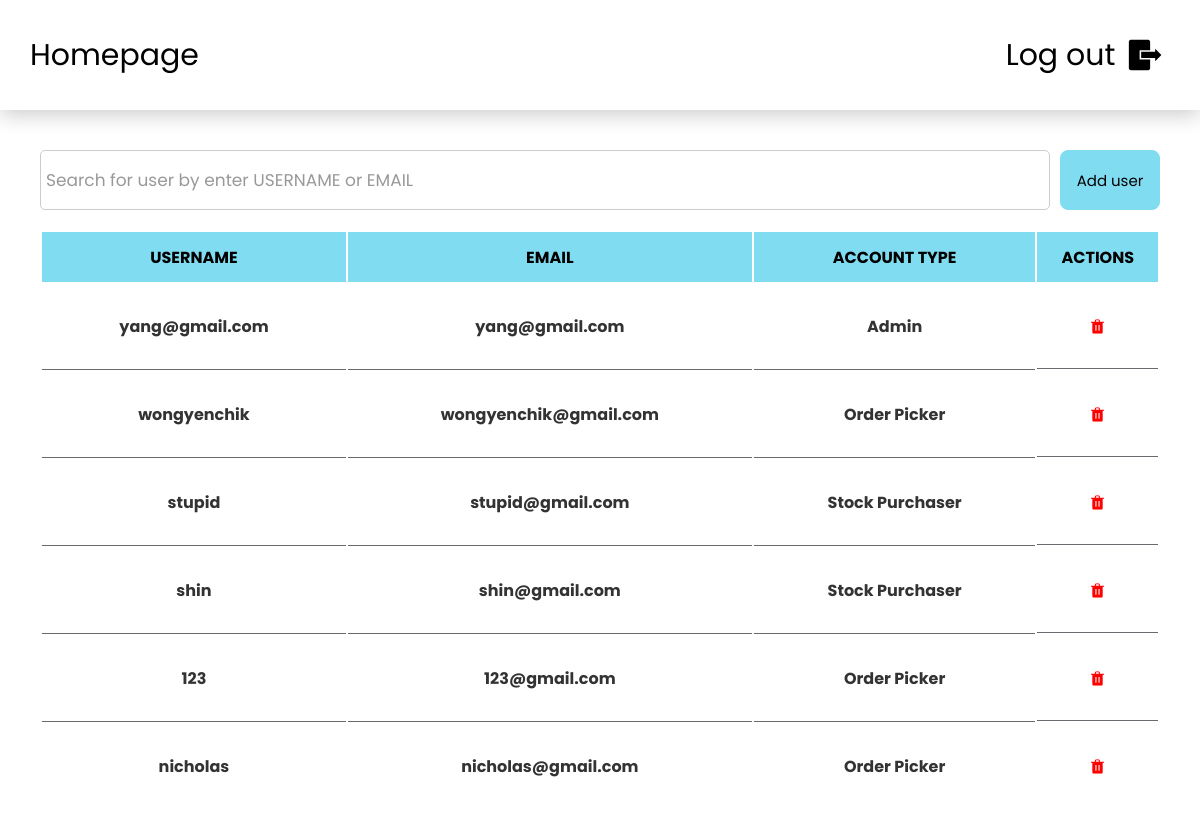
/ (signed in), run on the app's committed database.
### core/models.py (models this page shows, shortened)
class User(AbstractUser):
    email = models.EmailField(unique=True)
    username = models.CharField(max_length= 100)
    account_type = models.CharField(choices=ACCOUNT_TYPE, max_length=30, null=False, blank=False)
    USERNAME_FIELD = "email"
    REQUIRED_FIELDS = ['username']

### core/views.py (the view)
# urls.py: path("", views.index, name="index"),
def index(request):
    if not request.user.is_authenticated:
        return redirect("sign-in")
    form = UserRegisterForm()
    if 'q' in request.GET:
        q = request.GET['q']
        product = Product.objects.filter(Q(product_id__icontains=q) | Q(product_name__icontains=q)).order_by('-stock')
        if not product:  # Check if products queryset is empty
            message1 = "Item not found"
        else:
            message1=""
    else:
        product = Product.objects.all().order_by('-stock')
        message1=""
    if 'a' in request.GET:
        a = request.GET['a']
        user = User.objects.filter(Q(email__icontains=a) | Q(username__icontains=a))
        if not user:  # Check if products queryset is empty
            message = "User not found"
        else:
            message=""
    else:
        user = User.objects.all()
        message=""
    zero_stock_product_ids = Product.objects.filter(stock=0).values('product_id')
    product_list_with_zero_stock = ProductList.objects.filter(
        user=request.user,
        productlistitem__product_id__in=zero_stock_product_ids
    ).distinct()
    print(product_list_with_zero_stock)
    productList = ProductList.objects.filter(user=request.user).exclude(id__in=Subquery(product_list_with_zero_stock.values('id'))).order_by('-time')[:3]
    context = {
        'form' : form,
        'user':user,
        'product':product,
        'productList':productList,
        'message':message,
        'message1':message1,
    }
    return render(request, 'index.html',context)

### core/forms.py
class UserRegisterForm(UserCreationForm):
    username = forms.CharField(widget=forms.TextInput(attrs={"placeholder":"Username"}))
    email = forms.EmailField(widget=forms.EmailInput(attrs={"placeholder":"Email"}))
    password1 = forms.CharField(widget=forms.PasswordInput(attrs={"placeholder":"Password"}))
    password2 = forms.CharField(widget=forms.PasswordInput(attrs={"placeholder":"Confirm Password"}))
    account_type = forms.ChoiceField(choices=ACCOUNT_TYPE)
    class Meta:
        model = User
        fields = ['username','email']

### templates/index.html (shortened to what this page needs)
{% extends 'base.html' %}
{% load static %}
{% block content %}
{% if request.user.account_type == "orderpicker" %}
<nav class="mobile-nav">
    <div class="nav-content1">
        <div >
            <a href="{% url 'scan-pick' %}" style="text-decoration: none; padding-bottom: 10px;">
                <img style="width: 30px; height: 30px; display: inline-block; vertical-align: middle;" src="{% static 'assets/imgs/theme/scan-icon.svg' %}" alt="#">
                <p class="picker-button" style="display: inline-block; vertical-align: middle; margin-left: 5px;">Scan Picked Item</p>
            </a>
        </div>
        <div >
        <a href="{% url 'log_out' %}" class="headerText1" >
            <p class="picker-button" style="display: inline-block; vertical-align: middle;">Log out</p>
            <img style="width: 50px; height: 50px; display: inline-block; vertical-align: middle;" src="{% static 'assets/imgs/theme/logout-arrow.svg' %}" alt="#">
        </a>
        </div>
    </div>
</nav>
<div class="error-message">
    Please use mobile to continue.
</div>
<div class="container3" style="margin-bottom: -30px;">
<form  method="GET">
    <input class="search1" type="text" placeholder="Search for items by enter ID or NAME" name="q" style="width: 100%;"/>
</form>
<p style="margin-bottom: 5px;">Often pick combination</p>
<div style="overflow-x: auto; overflow-y: auto; max-height: 55vh;">
    {% for list in productList %}
            <div class="product-container">
                <button type="submit" class="add-to-pick-list-btn">{{list.product}}</button>
                {% for item in list.productlistitem_set.all %}
                    <input type="hidden" value="{{ item.product_name }}" class="item-name">
                    <input type="hidden" value="{{ item.product_id }}" class="item-id">
                    <input type="hidden" value="{{ item.stock }}" class="stock">
                    <input type="hidden" value="{{ item.product_category }}" class="category">
                    <input type="hidden" value="{{ item.location }}" class="location">
                    <input type="hidden" value="{{ item.image }}" class="image">
                {% endfor %}
            </div>
{% endfor %}
<hr style="margin-top: 10px;">
    <table style="width: 100%;">
        <tbody>
            {% for product in product %}
            <tr  >
                <td  class="table-data2">
                    <button type="submit" class="add-to-pick-btn" data-index="{{ product.product_id }}" {% if product.stock == 0 %}disabled{% endif %}>Add</button>
                </td >
                <td  class="table-data2">
                    <input type="hidden" value="{{product.product_name}}" class="product-name-{{product.product_id}}">
                    <input type="hidden" value="{{product.stock}}" class="product-stock-{{product.product_id}}">
                    <input type="hidden" value="{{product.product_category}}" class="product-category-{{product.product_id}}">
                    <input type="hidden" value="{{product.location}}" class="product-location-{{product.product_id}}">
                    <input type="hidden" value="{{product.image}}" class="product-image-{{product.product_id}}">
                    <p class="text-body">{{product.product_name}} </p>
                    <p class="text-id " style="font-size: 13px;">{{product.product_id}} </p>
                </td>
                <td  class="table-data2">
                    <h4 style="margin-left: 40px;" class="text-body " >{{product.stock}} </h4>
                </td>
            </tr>
        {% endfor %}
        </tbody>
    </table>
</div>
{% if message1 %}
<h4 style="margin: 10px 0px 0px 0px; color: red;">{{ message1 }}</h4>
{% endif %}
</div>
<div class="fixed-bottom">
    <div class="cart-items-container">
        <p class="cart-items-count" style="margin-left: 20px; color: green;">{{ request.session.cart_data_obj|length }}</p>
        <p class="selected-text">selected</p>
    </div>
    <button class="select-item" type="submit" onclick="window.location.href = '/cart';" >View selected items</button>
</div>
</div>
</div>
{% comment %} Stock purchaser {% endcomment %}
{% elif request.user.account_type == "admin" %}
<nav class="desk-nav">
    <div class="nav-content">
        <a class="headerText" href="{% url 'index' %}" >Homepage</a>
        <div >
            <a href="{% url 'log_out' %}" class="headerText1" >
                <p class="picker-button" style="display: inline-block; vertical-align: middle; font-size: 30px;">Log out</p>
                <img style="width: 50px; height: 50px; display: inline-block; vertical-align: middle;" src="{% static 'assets/imgs/theme/logout-arrow.svg' %}" alt="#">
            </a>
        </div>
    </div>
</nav>
<div class="container1" style="margin-bottom: -30px;">
    <form method="GET">
        <input class="search"type="text" placeholder="Search for user by enter USERNAME or EMAIL" name="a" style="width: 100%;">
    </form>
    <button class="add-button"type="button" onclick="window.location.href = '/add-user';">Add user</button>
</div>
<div class="table-responsive shopping-summery" id="filtered-product" style="width: 100%; overflow-x: auto; overflow-y: auto; max-height: 60vh; ">
    <table style="width: 100%; padding: 0px 40px 0px 40px;">
        <thead>
            <tr class="main-heading">
                <th scope="col">USERNAME</th>
                <th scope="col">EMAIL</th>
                <th scope="col">ACCOUNT TYPE</th>
                <th scope="col">ACTIONS</th>
            </tr>
        </thead>
        <tbody>
            {% for user in user %}
            <tr >
                <td>
                    <h4 class="table-data">{{user.username}}</h4>
                </td>
                <td>
                    <h4 class="table-data">{{user.email}}</h4>
                </td>
                <td>
                    <h4 class="table-data">{{user.get_account_type_display}}</h4>
                </td>
                <td>
                    <div class="table-data">
                        <a  href="{% url 'delete-user' user.email %}"><img style="width: 23px; height: 23px;" src="{% static 'assets/imgs/theme/delete-button.svg' %}" alt="#"></a>
                    </div>
                </td>
            </tr>
            {% endfor %}
        </tbody>
    </table>
</div>
{% endif %}
{% endblock content %}

### templates/base.html (shortened to what this page needs)
{% load static %}
<html lang="en" dir="ltr">
<head>
    <link rel="stylesheet" href="https://cdnjs.cloudflare.com/ajax/libs/font-awesome/5.15.2/css/all.min.css"/>
  </head>
<body>
{% block content %}
{% endblock content %}
</body>
</html>

### data on the page
User: username "yang@gmail.com", email "yang@gmail.com", account_type "Admin"
User: username "wongyenchik", email "wongyenchik@gmail.com", account_type "Order Picker"
User: username "stupid", email "stupid@gmail.com", account_type "Stock Purchaser"
User: username "shin", email "shin@gmail.com", account_type "Stock Purchaser"
User: username "123", email "123@gmail.com", account_type "Order Picker"
User: username "nicholas", email "nicholas@gmail.com", account_type "Order Picker"
